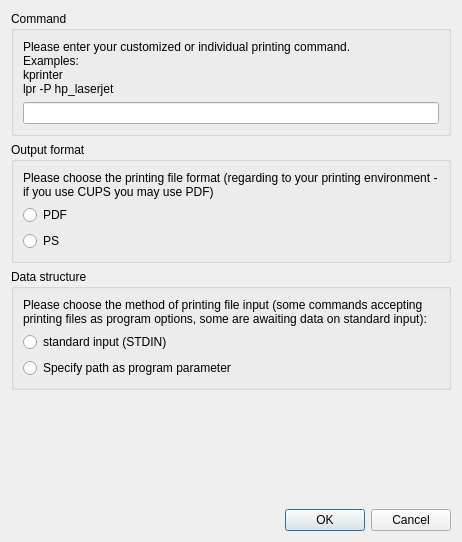
<ui version="4.0" >
 <class>PrinterCmdDialog</class>
 <widget class="QDialog" name="PrinterCmdDialog" >
  <property name="geometry" >
   <rect>
    <x>0</x>
    <y>0</y>
    <width>462</width>
    <height>542</height>
   </rect>
  </property>
  <property name="windowTitle" >
   <string>Printer command</string>
  </property>
  <layout class="QVBoxLayout" name="verticalLayout_4" >
   <item>
    <widget class="QGroupBox" name="groupBox_2" >
     <property name="title" >
      <string>Command</string>
     </property>
     <layout class="QVBoxLayout" name="verticalLayout_2" >
      <item>
       <widget class="QLabel" name="label" >
        <property name="text" >
         <string>Please enter your customized or individual printing command.
Examples:
kprinter
lpr -P hp_laserjet</string>
        </property>
        <property name="wordWrap" >
         <bool>true</bool>
        </property>
       </widget>
      </item>
      <item>
       <widget class="QLineEdit" name="leCmd" />
      </item>
     </layout>
    </widget>
   </item>
   <item>
    <widget class="QGroupBox" name="groupBox" >
     <property name="title" >
      <string>Output format</string>
     </property>
     <layout class="QVBoxLayout" name="verticalLayout" >
      <item>
       <widget class="QLabel" name="label_2" >
        <property name="text" >
         <string>Please choose the printing file format (regarding to your printing environment - if you use CUPS you may use PDF)</string>
        </property>
        <property name="textFormat" >
         <enum>Qt::PlainText</enum>
        </property>
        <property name="scaledContents" >
         <bool>false</bool>
        </property>
        <property name="wordWrap" >
         <bool>true</bool>
        </property>
       </widget>
      </item>
      <item>
       <widget class="QRadioButton" name="rbPDF" >
        <property name="text" >
         <string>PDF</string>
        </property>
       </widget>
      </item>
      <item>
       <widget class="QRadioButton" name="rbPS" >
        <property name="text" >
         <string>PS</string>
        </property>
       </widget>
      </item>
     </layout>
     <zorder>rbPDF</zorder>
     <zorder>label_2</zorder>
     <zorder>rbPS</zorder>
    </widget>
   </item>
   <item>
    <widget class="QGroupBox" name="groupBox_3" >
     <property name="title" >
      <string>Data structure</string>
     </property>
     <layout class="QVBoxLayout" name="verticalLayout_3" >
      <item>
       <widget class="QLabel" name="label_3" >
        <property name="text" >
         <string>Please choose the method of printing file input (some commands accepting printing files as program options, some are awaiting data on standard input):</string>
        </property>
        <property name="textFormat" >
         <enum>Qt::PlainText</enum>
        </property>
        <property name="scaledContents" >
         <bool>false</bool>
        </property>
        <property name="wordWrap" >
         <bool>true</bool>
        </property>
       </widget>
      </item>
      <item>
       <widget class="QRadioButton" name="rbStdIn" >
        <property name="text" >
         <string>standard input (STDIN)</string>
        </property>
       </widget>
      </item>
      <item>
       <widget class="QRadioButton" name="rbParam" >
        <property name="text" >
         <string>Specify path as program parameter</string>
        </property>
       </widget>
      </item>
     </layout>
    </widget>
   </item>
   <item>
    <spacer name="verticalSpacer" >
     <property name="orientation" >
      <enum>Qt::Vertical</enum>
     </property>
     <property name="sizeHint" stdset="0" >
      <size>
       <width>20</width>
       <height>37</height>
      </size>
     </property>
    </spacer>
   </item>
   <item>
    <widget class="QDialogButtonBox" name="buttonBox" >
     <property name="standardButtons" >
      <set>QDialogButtonBox::Cancel|QDialogButtonBox::Ok</set>
     </property>
    </widget>
   </item>
  </layout>
 </widget>
 <resources/>
 <connections>
  <connection>
   <sender>buttonBox</sender>
   <signal>rejected()</signal>
   <receiver>PrinterCmdDialog</receiver>
   <slot>reject()</slot>
   <hints>
    <hint type="sourcelabel" >
     <x>230</x>
     <y>519</y>
    </hint>
    <hint type="destinationlabel" >
     <x>230</x>
     <y>270</y>
    </hint>
   </hints>
  </connection>
 </connections>
</ui>
